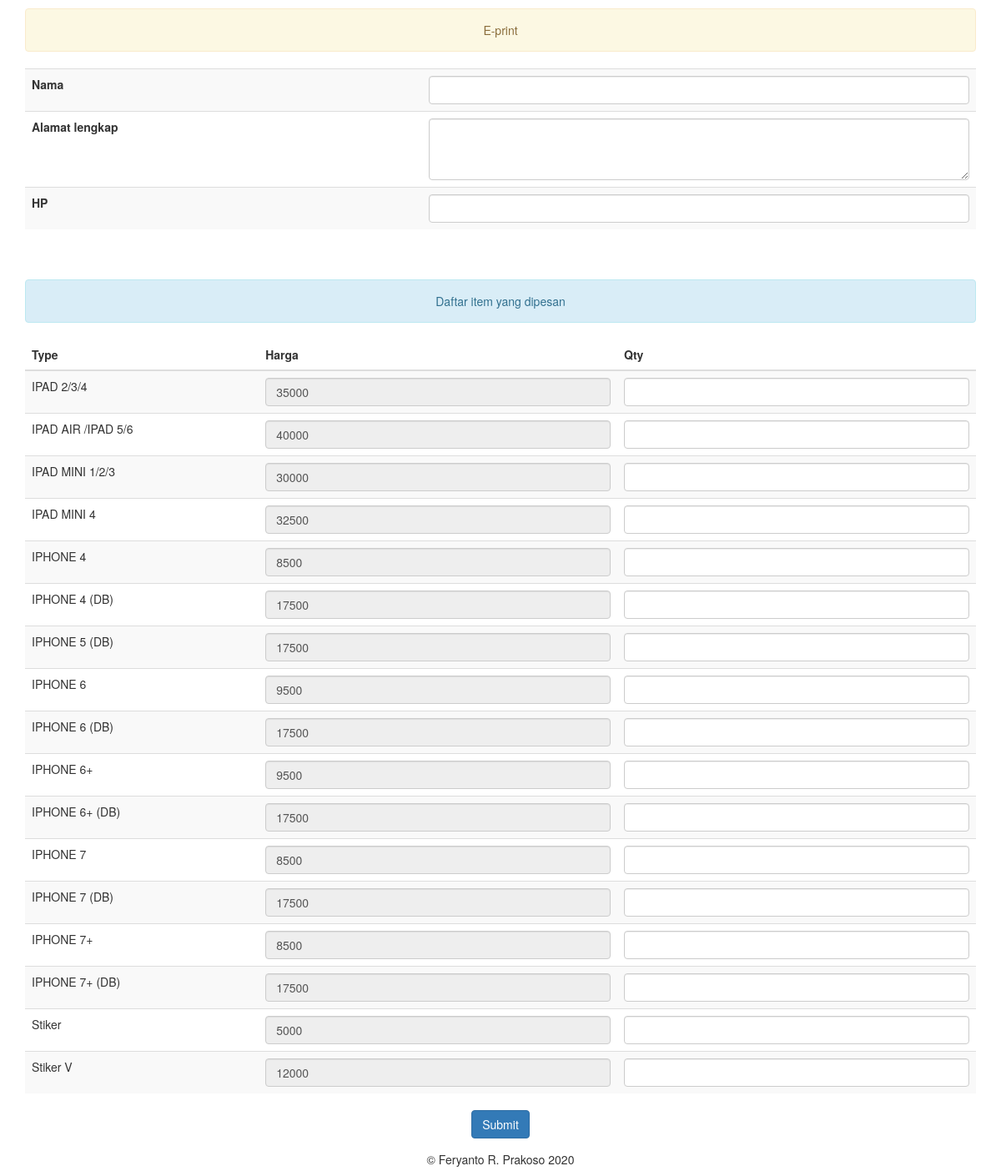
The page /order-barang.php on the database its author committed.
### tables this page shows
CREATE TABLE `barang` (
  `id` int(8) NOT NULL,
  `tipe` varchar(60) DEFAULT NULL,
  `harga` varchar(8) DEFAULT NULL
);

### order-barang.php (the view, shortened to what this page needs)
<!DOCTYPE html>
<html lang="en">
  <head>
    <link rel="stylesheet" href="https://maxcdn.bootstrapcdn.com/bootstrap/3.3.6/css/bootstrap.min.css">
  </head>
  <body>
    <div class="container">
      <p><div class="alert alert-warning" role="alert">
  <center>E-print</center>
  </div>
	<form action='save-order-tg.php' method='post'>
	 <table class="table table-striped">
	   <tbody>
        <tr>
        <th scope="row">Nama</th>
	    <td></td>
        <td></td>
        <td><input type="text" class="form-control" name="nama"></td>
        </tr>
        <tr>
        <th scope="row">Alamat lengkap</th>
	    <td></td>
        <td></td>
        <td><textarea class="form-control" rows="3" name="alamat"></textarea></td>
        </tr>
        <tr>
        <th scope="row">HP</th>
	    <td></td>
        <td></td>
        <td><input type="text" class="form-control" name="hp"></td>
        </tr>
	</tbody>
	</table>
	<br/><br/>
	<div class='alert alert-info' role='alert'>
	<center>Daftar item yang dipesan</center>
	</div>
  <table class="table table-striped">
  <thead>
    <tr>
      <th>Type</th>
      <th>Harga</th>
      <th>Qty</th>
    </tr>
  </thead>
  <tbody>
    <?php
  $sql = "select tipe,harga from barang ORDER BY tipe";
  $tampilkan = mysql_query($sql);
  while($select_result = mysql_fetch_array($tampilkan))
	{
	$tipe	 	= $select_result['tipe'] ;
	$harga	 	= $select_result['harga'] ;
    echo"
    <tr>
      <td>$tipe<input type='hidden' class='form-control' value='$tipe'name='tipe[]' readonly></td>
      <td><input type='text' class='form-control' value='$harga'name='harga[]' readonly></td>
      <td><input type='number' class='form-control' name='qty[]'></td>
    </tr>";}
	?>
</tbody>
</table>
	<div class="form-group">
		<center><button type="submit" class="btn btn-primary">Submit</button></center>
	</div>
	</form>
  </p>
      <footer class="footer">
        <p><center>&copy; Feryanto R. Prakoso 2020</center></p>
      </footer>
    </div>
  </body>
</html>

### rows shown on the page
barang: tipe "IPAD 2/3/4", harga "35000"
barang: tipe "IPAD AIR /IPAD 5/6", harga "40000"
barang: tipe "IPAD MINI 1/2/3", harga "30000"
barang: tipe "IPAD MINI 4", harga "32500"
barang: tipe "IPHONE 4", harga "8500"
barang: tipe "IPHONE 4 (DB)", harga "17500"
barang: tipe "IPHONE 5 (DB)", harga "17500"
barang: tipe "IPHONE 6", harga "9500"
barang: tipe "IPHONE 6 (DB)", harga "17500"
barang: tipe "IPHONE 6+", harga "9500"
barang: tipe "IPHONE 6+ (DB)", harga "17500"
barang: tipe "IPHONE 7", harga "8500"
barang: tipe "IPHONE 7 (DB)", harga "17500"
barang: tipe "IPHONE 7+", harga "8500"
barang: tipe "IPHONE 7+ (DB)", harga "17500"
barang: tipe "Stiker", harga "5000"
barang: tipe "Stiker V", harga "12000"
